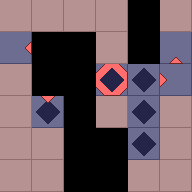

Below is a game level as drawn by its tile map, then a one-line description and the .tmx that defines it (tile-layer data replaced by summaries):
An orthogonal 6x6 tile map with 32x32 px tiles, 8 tile layers (fixed, move, C, fall, ...).

<map version="1.0" orientation="orthogonal" width="6" height="6" tilewidth="32" tileheight="32">
 <tileset firstgid="1" name="sheet" tilewidth="32" tileheight="32">
  <image source="../Pictures/Sprites/puzzle/sheet.png" width="64" height="128" />
 </tileset>
 <layer name="fixed" width="6" height="6">
  <data>[36 cells, 17 non-empty, 1 distinct tile ids]</data>
 </layer>
 <layer name="move" width="6" height="6">
  <data>[36 cells, 8 non-empty, 1 distinct tile ids]</data>
 </layer>
 <layer name="C" width="6" height="6">
  <data>[36 cells, 1 non-empty, 1 distinct tile ids]</data>
 </layer>
 <layer name="fall" width="6" height="6">
  <data>[36 cells, 5 non-empty, 1 distinct tile ids]</data>
 </layer>
 <layer name="U" width="6" height="6">
  <data>[36 cells, 1 non-empty, 1 distinct tile ids]</data>
 </layer>
 <layer name="D" width="6" height="6">
  <data>[36 cells, 1 non-empty, 1 distinct tile ids]</data>
 </layer>
 <layer name="L" width="6" height="6">
  <data>[36 cells, 2 non-empty, 2 distinct tile ids]</data>
 </layer>
 <layer name="R" width="6" height="6">
  <data>[36 cells, 0 non-empty, 0 distinct tile ids]</data>
 </layer>
</map>